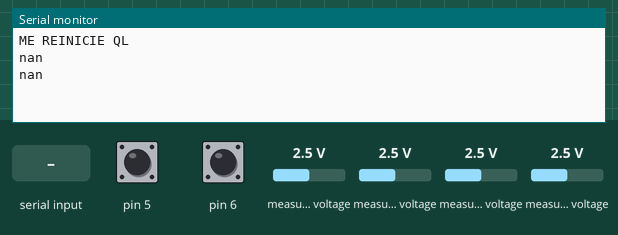
Simulated run of this sketch. Board: Arduino Uno, built with avr-gcc and run on an emulated ATmega328P. Parts: the last lines printed to the serial monitor. The test bench sets the inputs (shaded band); at power-on: pin 5 HIGH, pin 6 HIGH, measured voltage 2.5 V. EEPROM starts erased.

Above: at 1.2 s.
1.3 s: pin 5 pulled LOW for 0.15 s
At 1.9 s:
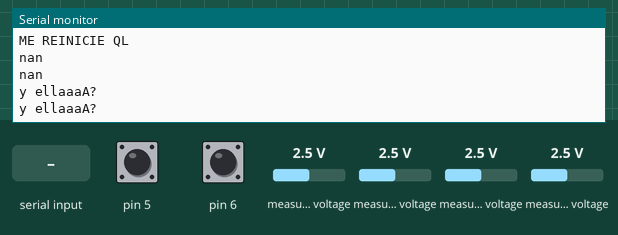
2.9 s: pin 6 pulled LOW for 0.15 s
At 4.1 s:
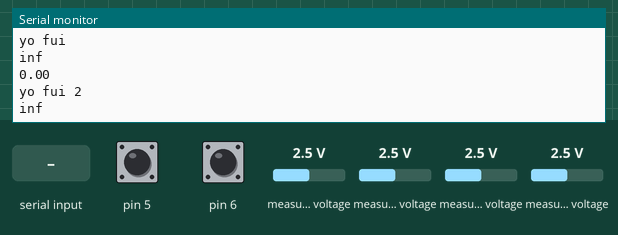
4.5 s: "AN\n" received over Serial
At 5.6 s:
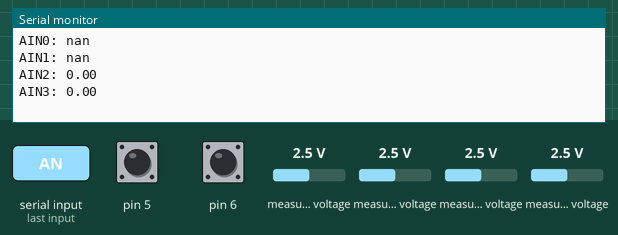
6.0 s: "AN\n" received over the second serial link
At 6.6 s:
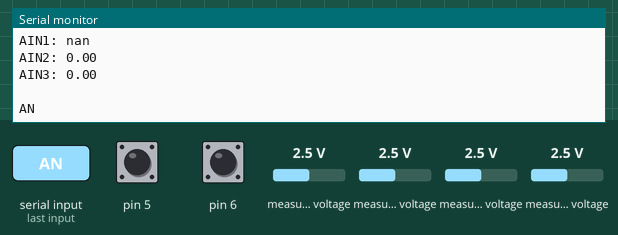
7.5 s: ".\n" received over the second serial link
At 8.9 s:
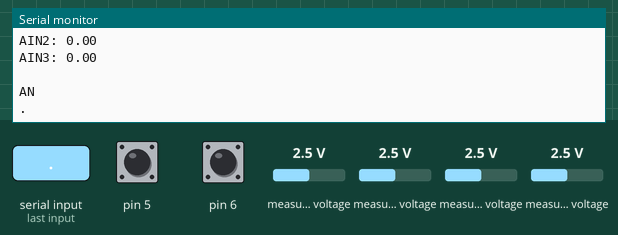

Measured:
- after the input at 1.3 s, the serial monitor: prints a new line after 0.10 s (image 1)
- after the input at 2.9 s, the serial monitor: prints a new line after 0.11 s (image 2)
- after the input at 4.5 s, the serial monitor: prints a new line at once (image 3)
- after the input at 6.0 s, the serial monitor: prints a new line at once (image 4)
- after the input at 7.5 s, the serial monitor: prints a new line at once (image 5)

The sketch:

Tablero.ino
```cpp
#include <SoftwareSerial.h>
#include <Wire.h>
#include <Adafruit_ADS1015.h>
#include <avr/wdt.h>
#include <TimerOne.h>
#include <EEPROM.h>
 int resultado,resultado2;
 Adafruit_ADS1115 ads;
 SoftwareSerial esp8266(3,2);
 const float multiplier = 0.1875F;
 int16_t adc2, adc3 ;
 String str = "";
 String adc00 = "";
 String adc10 = "";
 String comando = "";
 String multiplicador000 = "";
 float multiplicador0;
 float multiplicador1;
 float adc0;
 float adc1;
 int16_t temp;
 float multiplicador00;
 char c;
 int Actualizar=0;
void setup()
{
 wdt_disable();
 Serial.begin(115200);  // monitor serial del arduino
 esp8266.begin(115200);
 ads.begin();
 pinMode(5,INPUT_PULLUP);
 pinMode(6,INPUT_PULLUP);
 Timer1.initialize(1000000);         // Dispara cada 250 ms
 Timer1.attachInterrupt(ISR_Blink); // Activa la interrupcion y la asocia a ISR_Blink
 Serial.println("ME REINICIE QL");
 wdt_enable(WDTO_2S); // Configurar watchdog a cuatro segundos
                       // Puedes usar el tiempo que te convenga de la lista de arriba
 wdt_reset(); // Actualizar el watchdog para que no produzca un reinicio

  EEPROM.get(0, multiplicador0);
  EEPROM.get(10, multiplicador1);
  //EEPROM.get(0x10, multiplicador1);
  Serial.println(multiplicador0);
  Serial.println(multiplicador1);
 // Serial.println(multiplicador1);

}
void loop()

{
  if(digitalRead(6)==0){
    delay(100);
    adc0 = ads.readADC_SingleEnded(0);
    //adc0 = adc0 * multiplier;
    Serial.println(adc0);
    Serial.println("yo fui");
    multiplicador0=(1000/adc0);
    //multiplicador00=(1/multiplicador0);
    Serial.println(multiplicador0);

    EEPROM.put(0, multiplicador0);


    adc1 = ads.readADC_SingleEnded(1);
    //adc1 = adc1 * multiplier;
    Serial.println(adc1);
    Serial.println("yo fui 2");
    multiplicador1=(1000/adc1);
    Serial.println(multiplicador1);

    EEPROM.put(10, multiplicador1);

    while(digitalRead(6)==0){

      }

    }

  while(digitalRead(5)==0){
    delay(100);
    Serial.println("y ellaaaA?");
    }

while(esp8266.available()){
  c = esp8266.read();
 Serial.print(c);
  wdt_reset(); }


   if (Serial.available() > 0)
   {
      str = Serial.readStringUntil('\n');
      int coma = str.indexOf(".");
      comando = str.substring(0, coma);
      if(comando=="AN"){
          Serial.println("");
  Serial.print("AIN0: "); Serial.println(adc0 * multiplicador0);
  Serial.print("AIN1: "); Serial.println(adc1 * multiplicador1);
  Serial.print("AIN2: "); Serial.println(adc2 * multiplier);
  Serial.print("AIN3: "); Serial.println(adc3 * multiplier);
  Serial.println(" ");
        }
   }


   if(Actualizar==1){
  adc0 = ads.readADC_SingleEnded(0);
  //adc0 = adc0 * multiplier;
  adc1 = ads.readADC_SingleEnded(1);
  //adc1 = adc1 * multiplier;
  adc2 = ads.readADC_SingleEnded(2);
  adc3 = ads.readADC_SingleEnded(3);
  adc00=String(adc0 * multiplicador0);
  adc10=String(adc1 * multiplicador1);
  //Serial.println(adc00);
  esp8266.println(adc00+","+adc10);
  Actualizar=0;
  }

}


void ISR_Blink()
   {   Actualizar=1;
    wdt_reset();
   }
```
